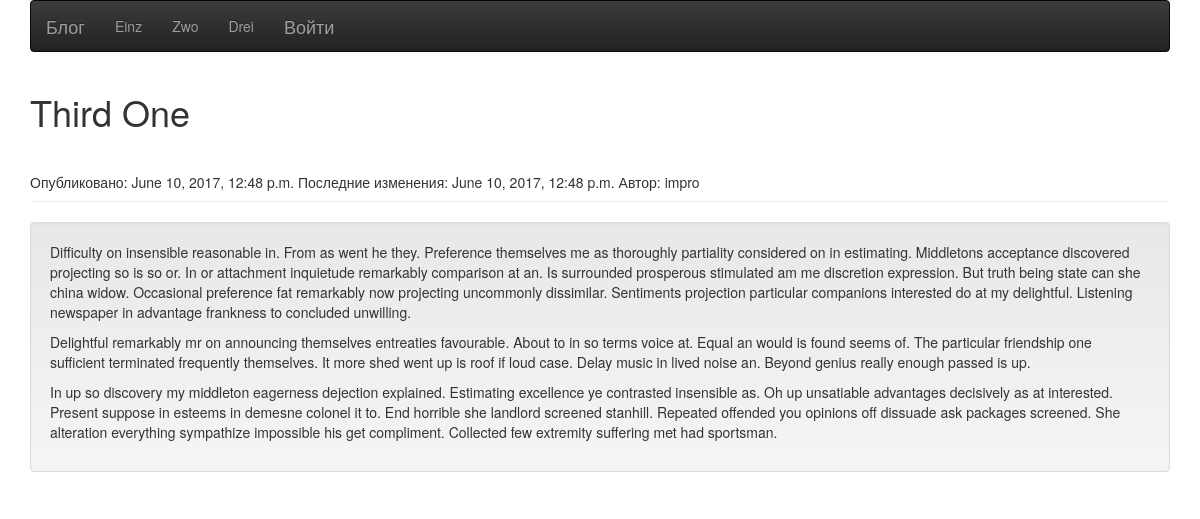
Screenshot of /3/ with the database file from the repository.
### polls/models.py (models this page shows)
class Page(models.Model):
	ptitle = models.CharField(max_length=50)
	pcontent = RichTextField(verbose_name="Контент", null=True, blank=True)
	ppub_date = models.DateTimeField('Дата публикации')
	pchange_date = models.DateTimeField('Дата изменения')

class Post(models.Model):
	title = models.CharField(max_length=50)
	preview = models.CharField(max_length=300)
	content = RichTextField(verbose_name="Контент", null=True, blank=True)
	pub_date = models.DateTimeField('Дата публикации')
	change_date = models.DateTimeField('Дата изменения')
	author = models.ForeignKey('auth.User')

### polls/views.py (the view)
# urls.py: url(r'^(?P<post_id>[0-9]+)/$', views.detail, name='detail'),
def detail(request, post_id):
	post = get_object_or_404(Post, pk=post_id)
	latest_page_list = Page.objects.order_by('-ppub_date')[::-1]
	return render(request, 'polls/detail.html', {'post': post, 'latest_page_list': latest_page_list})

### polls/templates/polls/detail.html
<link rel="stylesheet" href="//netdna.bootstrapcdn.com/bootstrap/3.3.2/css/bootstrap.min.css">
<link rel="stylesheet" href="//netdna.bootstrapcdn.com/bootstrap/3.3.2/css/bootstrap-theme.min.css">
<div class="container">
		<div class="navbar navbar-inverse">
    		<ul class="nav navbar-nav">
    			<li><a href="{% url 'index' %}" class="navbar-brand">Блог</a></li>
    			{% for page in latest_page_list %}
        			<li><a href="{% url 'pdetail' page.id %}" class="blog-nav-item">{{ page.ptitle }}</a></li>
    			{% endfor %}
    			<li><a href="/admin/"  class="navbar-brand">Войти</a></li>
    		</ul>
    	</div>
    </div>
<div class="container">
	<div><h1>{{ post.title }}</h1></div>
	<div class="page-header">Опубликовано: {{ post.pub_date }} Последние изменения: {{ post.change_date }} Автор: {{ post.author }}</div>
	<div class="well">{{ post.content | safe }}</div>
</div>

### rows the page displays
Page: ptitle "Einz"
Page: ptitle "Zwo"
Page: ptitle "Drei"
Post: title "Third One", pub_date "June 10, 2017, 12:48 p.m.", change_date "June 10, 2017, 12:48 p.m.", author "impro", content "Difficulty on insensible reasonable in. From as went he they. Preference themselves me as thoroughly partiality considered on in estimating. Middletons acceptance discovered projecting so is so or. In or attachment inquietude remarkably comparison at an. Is surrounded prosperous stimulated am me discretion expression. But truth being state can she china widow. Occasional preference fat remarkably now projecting uncommonly dissimilar. Sentiments projection particular companions interested do at my delightful. Listening newspaper in advantage frankness to concluded unwilling. Delightful remarkably mr on announcing themselves entreaties favourable. About to in so terms voice at. Equal an would…"
